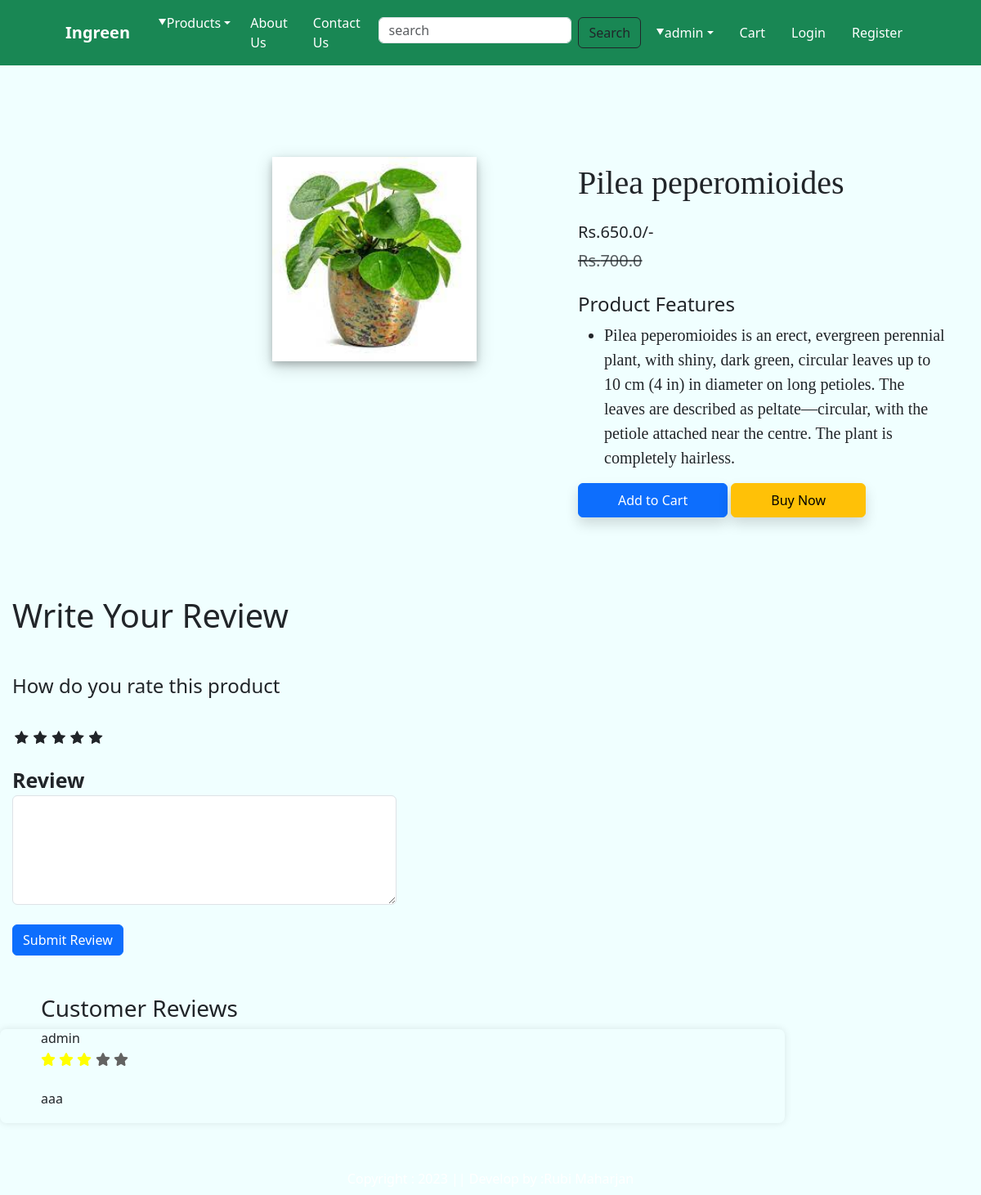
Page /product-detail/4 (signed in) on the earlier database version.
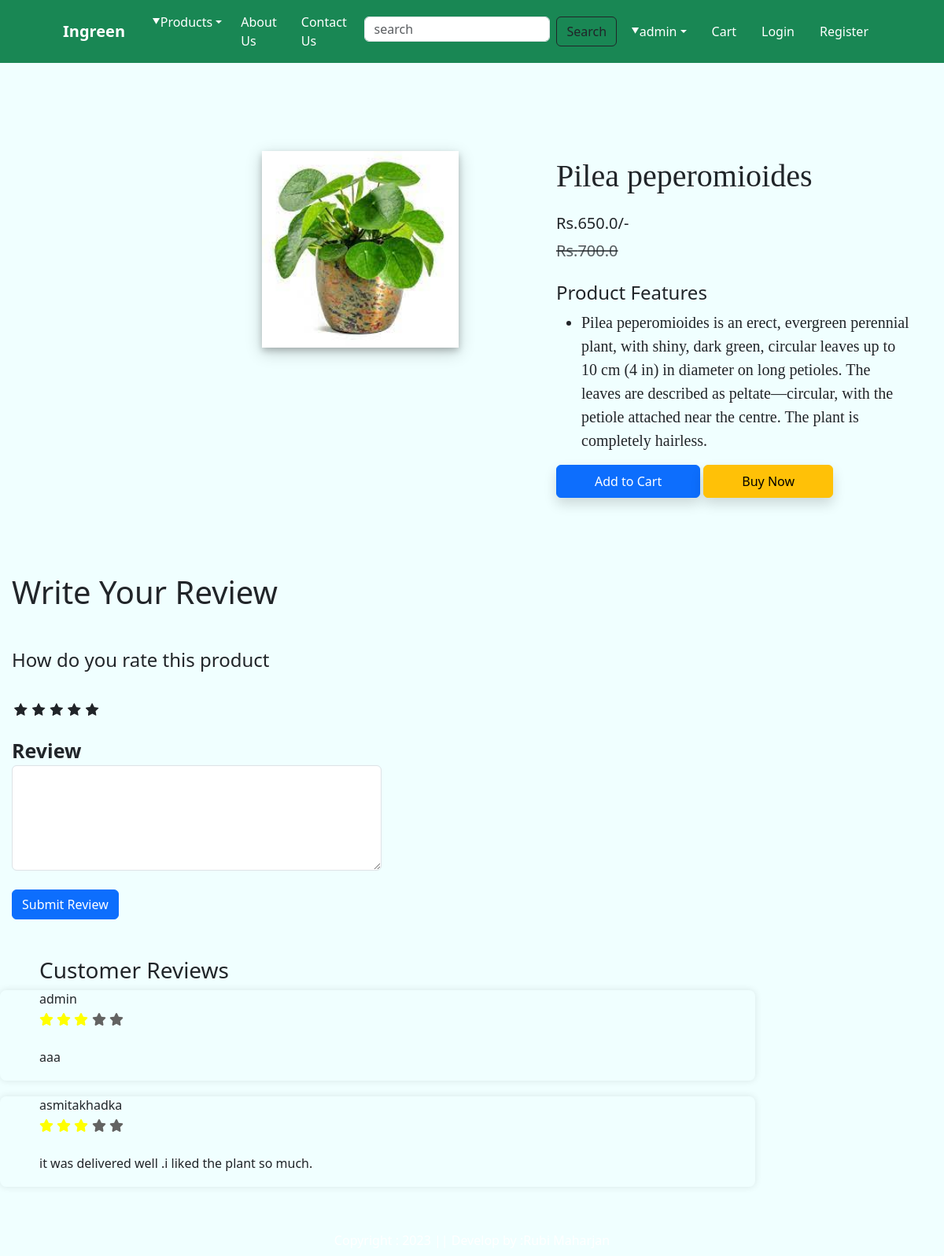
Same page on the later database version.
### app/models.py (models this page shows, shortened)
class ReviewRating(models.Model):
    user =models.ForeignKey(User,on_delete=models.CASCADE)
    product= models.ForeignKey(Product,on_delete=models.CASCADE)
    review = models.TextField(max_length=500,blank=True)
    rating = models.FloatField()
    subject = models.CharField(max_length=100, blank=True)
    ip = models.CharField(max_length=20, blank=True)
    status =models.BooleanField(default=True)
    created_at = models.DateTimeField(auto_now_add=True)
    updated = models.DateTimeField(auto_now=True)

### app/views.py (the view)
# urls.py: path("product-detail/<int:pk>",views.ProductDetail.as_view(), name="product-detail"),
@method_decorator(login_required, name='dispatch')
class ProductDetail(View):
    template_name = 'productdetail.html'
    def get(self, request, pk):
        product = get_object_or_404(Product, pk=pk)
        wishlist = Wishlist.objects.filter(user=request.user, product=product).exists()
        wishitem = 0
        totalitem = 0
        if request.user.is_authenticated:
            totalitem = len(Cart.objects.filter(user=request.user))
            wishitem = len(Wishlist.objects.filter(user=request.user))
        reviews = ReviewRating.objects.filter(product=product)  # Use the correct field name
        context = {
            'product': product,
            'wishlist': wishlist,
            'totalitem': totalitem,
            'wishitem': wishitem,
            'reviews': reviews,
        }
        return render(request, "productdetail.html", context)

### app/templatetags/custom_tags.py (called while the page is built)
@register.filter(name='times')
def times(number):
    return range(number)

### app/templates/productdetail.html (shortened to what this page needs)
{% extends 'base.html' %}
{% load static %}
{% block main-content %}
<div class="container  mt-5">
    <div class="row justify-content-between">
        <div class="col-sm-2">
        </div>
        <div class="col-lg-5 mt-5">
            <img src="{{product.product_image.url}}" class="image img-fluid mx-auto d-block mt-3"
                style="max-width: 300px; height: auto; box-shadow: 0 4px 8px 0 rgba(0, 0, 0, 0.2), 0 6px 20px 0 rgba(0, 0, 0, 0.19);  width: 250px;"
                alt="">
        </div>
        <div class="col-lg-5 my-5">
            <h1 class="my-4" style="font-family: Georgia; font-size: 40px;">{{product.title}}</h1>
            <h5>Rs.{{product.discounted_price}}/-</h5>
            <small class="text-muted fs-5" style="text-decoration: line-through;">Rs.{{product.selling_price}}</small>
            <br><br>
            <h4>Product Features</h4>
            <ul class="fs-5" style="font-family: Rajdhani;">
                <li>{{product.description}}</li>
            </ul>
            <form action="{% url 'add-to-cart' %}" class="d-inline">
                <button class="btn btn-primary shadow px-5 py-2" type="submit">Add to Cart</button>
            </form>
            <a href="{% url 'checkout' %}" class="btn btn-warning shadow px-5 py-2">Buy Now</a>
        </div>
    </div>
</div>
<div class="col-lg-5 my-5">
    <form action="{% url 'submit_review' product.id %}" method="POST">
        <h1>Write Your Review</h1>
            <h4> How do you rate this product</h4>
            <br>
            <div class="rate">
                <input type="radio" name="rating" id="rating10" value="5" required /><label for="rating10"
                    title="5"></label>
                <input type="radio" name="rating" id="rating8" value="4" required /><label for="rating8"
                    title="4"></label>
                <input type="radio" name="rating" id="rating6" value="3" required /><label for="rating6"
                    title="3"></label>
                <input type="radio" name="rating" id="rating4" value="2" required /><label for="rating4"
                    title="2"></label>
                <input type="radio" name="rating" id="rating2" value="1" required /><label for="rating2"
                    title="1"></label>
            </div>
            <br>
            <b style="font-size: 25px;">Review</b>
            <br> <textarea name="review" rows="5" class="form-control col-12"></textarea><br>
            {% if user.is_authenticated %}
            <input type="submit" value="Submit Review" class="btn btn-primary">
            {% else %}
            <p>You must be logged in. <span><a href="{% url 'login' %}">LOGIN NOW</a></span></p>
            {% endif %}
        </div>
    <h3 style=" padding-right: 10px; padding-left: 50px ;padding-top:0px;">Customer Reviews </h3>
{% for review in reviews %}
<div class="box center"style=" padding-right: 50px; padding-left: 50px; margin-bottom: 20px;">
    <div class="icontext">
        <div class="box1">
            <h6 class="mb-1">{{review.user}} </h6>
            <div class="rating-star">
                {% load custom_tags %}
                <span>
                    {% for i in 5|times %}
                    {% if i|add:1 <= review.rating %}
                    <i class="fa fa-star{% if i == 0.5 %}-half-o{% endif %}" aria-hidden="true" style="color: yellow;"></i>
        {% else %}
            <i class="fa fa-star" aria-hidden="true" style="color: rgb(99, 99, 98);"></i>
        {% endif %}
    {% endfor %}
                </span>
            </div>
        </div>
    </div>
    <div class="mt-3">
        <p>
            {{review.review}}
        </p>
    </div>
</div>
{% endfor %}
{% endblock main-content %}

Differences in the rows shown:
added ReviewRating: user "asmitakhadka", rating 3.5 (drawn), review "it was delivered well .i liked the plant so much."
